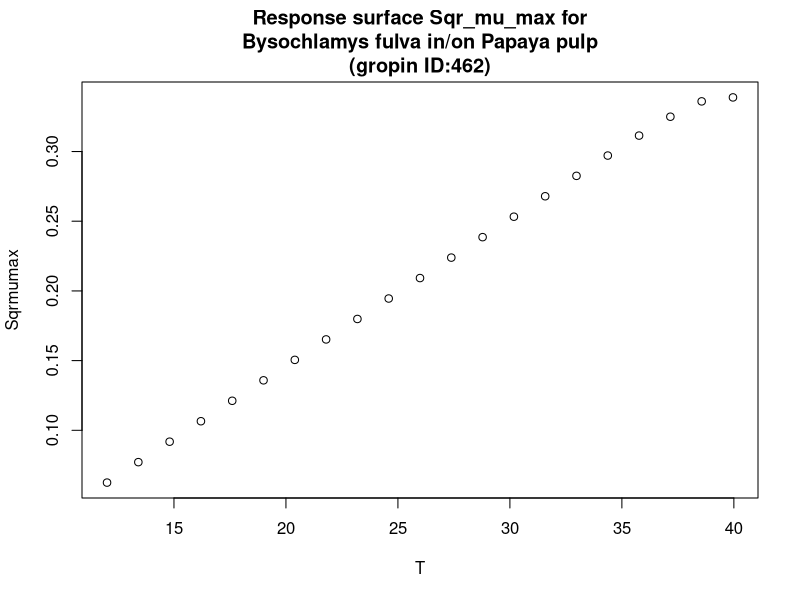

Write the R code that produced this figure.
#############################
# start of Parameter script
#############################
T <- seq(12.012,39.96003996004,length.out=21)
#############################
# end of Parameter script
#############################
############################# 
# start of Model script Gropin ID 462 
#############################
 
# constant coefficients for this model
 
variables <- data.frame(T)
argumentsPar <- unique.data.frame(expand.grid(variables))
 
# heart of the model
response_surface <- function(T) {
   mumax <-1.05*(10^-2)*(T-6.06)*(1-exp(8.09*(10^-1)*(T-43.71)))

	return(mumax=mumax)
} 

# output parameters
responseSurface <- cbind(argumentsPar,response_surface(argumentsPar['T']))
colnames(responseSurface) <- c(colnames(argumentsPar),'Sqrmumax')
#############################
# End of Model script
#############################
############################# 
# start of Visualisation script Gropin ID 462 
#############################
titleText <-'Response surface Sqr_mu_max for
Bysochlamys fulva in/on Papaya pulp
(gropin ID:462)'
plot(T,responseSurface$'Sqrmumax',xlab='T',
                          ylab='Sqrmumax',main=titleText)
#############################
# End of Visualisation script
#############################
